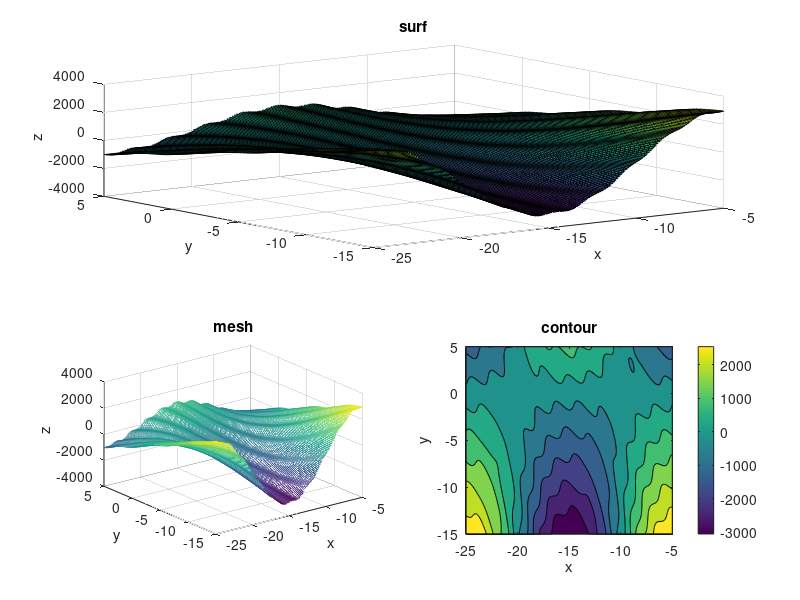

MATLAB code for this plot:

%Dar valores a la funcion
x = -5:-0.1:-25;
y = 5:-0.1:-15;
[X,Y] = meshgrid(x,y);
Z = Y * sin(pi*(X/10))+5*cos((X^2+Y^2)/8)+cos(X+Y)*cos(3*X-Y);

%Crear las gráficas
figure('Name', 'Grafica')
hold on
subplot(2,2,1:2)
surf(X,Y,Z)
title('surf')
xlabel('x')
ylabel('y')
zlabel('z')
subplot(2,2,3)
mesh(X,Y,Z)
title('mesh')
xlabel('x')
ylabel('y')
zlabel('z')
subplot(2,2,4)
contourf(X,Y,Z)
colorbar
title('contour')
xlabel('x')
ylabel('y')
zlabel('z')
hold off
